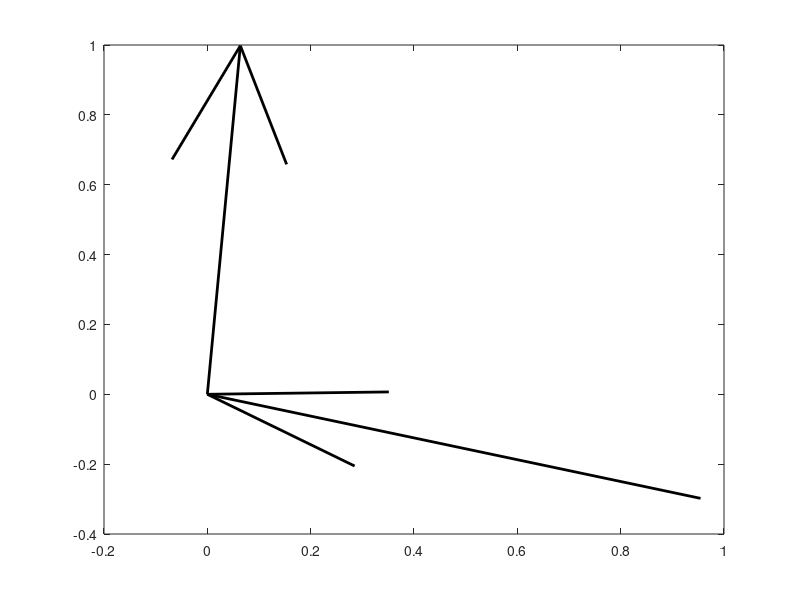

Write the MATLAB code that produced this figure. (Note: this script raises an error after producing the figure.)
function polygon_isSelfOccluded_test()
v=[0;0];
tTest=rand(2,1)*2*pi;
%tTest=deg2rad([100,-10]);
vPrev=[cos(tTest(1)); sin(tTest(1))];
vNext=[cos(tTest(2)); sin(tTest(2))];
t=linspace(0,2*pi,61);
vTest=[cos(t);sin(t)];
nbPoints=size(vTest,2);
flagPoint=false(1,nbPoints);
vPolygon=[vPrev v vNext];
quiver(vPolygon(1,1:2),vPolygon(2,1:2),...
    diff(vPolygon(1,:)),diff(vPolygon(2,:)),0,'k','linewidth',2)
hold on
for iPoint=1:nbPoints
    flagPoint(iPoint)=polygon_isSelfOccluded(v,vPrev,vNext,vTest(:,iPoint));
    vSeg=[v vTest(:,iPoint)];
    if flagPoint(iPoint)
        plot(vSeg(1,:),vSeg(2,:),'r')
    else
        plot(vSeg(1,:),vSeg(2,:),'g')
    end        
end
hold off
text(v(1),v(2),'vertex','HorizontalAlignment','center')
text(vPrev(1),vPrev(2),'vertexPrev','HorizontalAlignment','center')
text(vNext(1),vNext(2),'vertexNext','HorizontalAlignment','center')

axis equal
